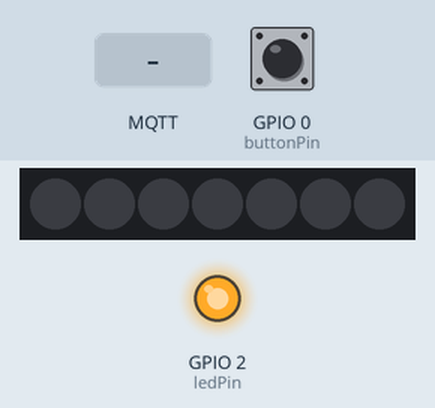
Simulated run of this sketch. Board: ESP8266 (NodeMCU). Parts: 7 RGB LEDs in strip order, left to right, output pins drawn as LEDs (lit = HIGH). Inputs (shaded band) come from the test bench; at power-on: GPIO 0 (buttonPin) HIGH. Dim RGB values are drawn brighter than linear; WiFi joins after 1.5 s; servers stay silent unless stated; random numbers use the default seed unless the sketch sets one; no MQTT or app messages arrive unless stated; what the sketch prints to the serial monitor is not drawn.

Above: at 2.7 s.
2.8 s: GPIO 0 (buttonPin) pulled LOW for 3.2 s
At 3.6 s:
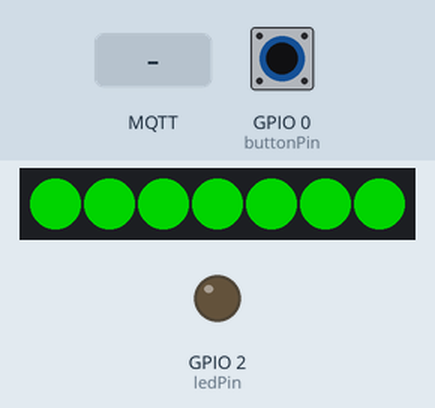
7.5 s: MQTT message "doorbell" arrives on the first subscribed topic
At 8.9 s:
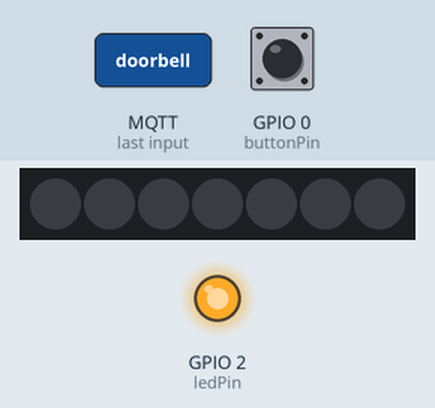
10.5 s: GPIO 0 (buttonPin) pulled LOW for 0.15 s
At 11.9 s:
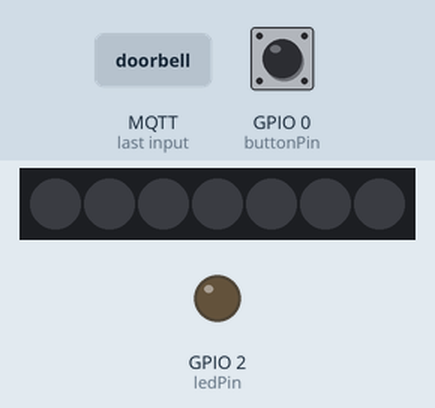
14.5 s: MQTT message "0" arrives on the first subscribed topic
At 15.4 s:
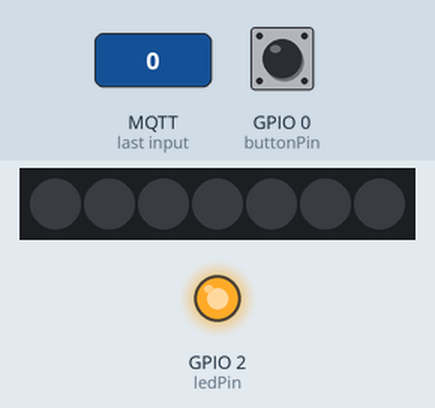
Timing chart, 0 to 17.0 s (numbered marks = the images above; inputs shaded):
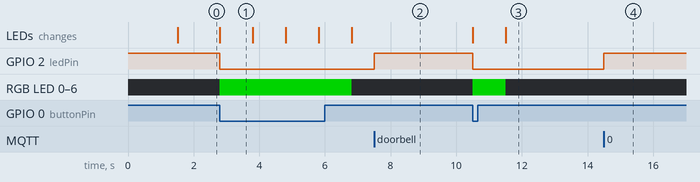

Measured:
- after the input at 2.8 s, GPIO 2 (ledPin): HIGH → LOW at once; RGB LED 0–6: off → RGB(0, 128, 0) at once, → off 4.0 s later; the LEDs: change at once (image 1)
- after the input at 7.5 s, GPIO 2 (ledPin): LOW → HIGH at once
- after the input at 10.5 s, GPIO 2 (ledPin): HIGH → LOW at once; RGB LED 0–6: off → RGB(0, 128, 0) at once, → off 1.0 s later; the LEDs: first change at once (image 3 shows a later state)
- after the input at 14.5 s, GPIO 2 (ledPin): LOW → HIGH at once
- what the display in image 1 shows lasts 1.0 s, from 2.8 s to 3.8 s

The sketch:

doorbell_with_led.ino
```cpp
#include <ESP8266WiFi.h>
#include <PubSubClient.h>
#include <FastLED.h>
#include <Adafruit_GFX.h>
#include "Adafruit_LEDBackpack.h"
#include <string.h>


const char* ssid = "PLACEHOLDER";
const char* password = "PLACEHOLDER";
const char* mqtt_server = "PLACEHOLDER";

const char* mqtt_username = "PLACEHOLDER";
const char* mqtt_password = "PLACEHOLDER";

WiFiClient espClient;
PubSubClient client(espClient);
unsigned long lastMsg = 0;
#define MSG_BUFFER_SIZE	(50)
char msg[MSG_BUFFER_SIZE];
int value = 0;

const int buttonPin = 0;  // Button Shield ist D3 = 0
const int ledPin = 2;    // LED pin

const int LED = 4;
const int NUM_LEDS = 7;

int previousMillis = 0;
int buzzpreviousMillis = 0;

int blinkCount = 0;
int blinkAmount = 0;
int ledState = 0;

int buttonPushCounter = 0;
int buttonState = 0;
int lastButtonState = 1; // variable for reading the pushbutton status

CRGB leds[NUM_LEDS];

void setup_wifi() {

  delay(10);
  // We start by connecting to a WiFi network
  Serial.println();
  Serial.print("Connecting to ");
  Serial.println(ssid);

  WiFi.mode(WIFI_STA);
  WiFi.begin(ssid, password);

  while (WiFi.status() != WL_CONNECTED) {
    delay(500);
    Serial.print(".");
  }

  randomSeed(micros());

  Serial.println("");
  Serial.println("WiFi connected");
  Serial.println("IP address: ");
  Serial.println(WiFi.localIP());
}

void callback(char* topic, byte* payload, unsigned int length) {
  Serial.print("Message arrived [");
  Serial.print(topic);
  Serial.print("] ");
  for (int i = 0; i < length; i++) {
    Serial.print((char)payload[i]);
  }
  Serial.println();
  if (strcmp(topic, "doorbell") == 0) { // if doorbell
    if ((char)payload[0] == 't') { // if true

    }
  }

  if ((char)payload[0] == '1') {
    // 2 or BUILTIN_LED
    digitalWrite(ledPin, LOW);   // Turn the LED on (Note that LOW is the voltage level
    // but actually the LED is on; this is because
    // it is active low on the ESP-01)
  } else {
    digitalWrite(ledPin, HIGH);  // Turn the LED off by making the voltage HIGH
  }
}

void reconnect() {
  // Loop until we're reconnected
  while (!client.connected()) {
    Serial.print("Attempting MQTT connection...");
    // Create a random client ID
    String clientId = "ESP8266Client-";
    clientId += String(random(0xffff), HEX);
    // Attempt to connect
    if (client.connect(clientId.c_str(), "PLACEHOLDER", "PLACEHOLDER")) {
      Serial.println("connected");
      // Once connected, publish an announcement...
      client.publish("outTopic", "hello world");
      // ... and resubscribe
      client.subscribe("inTopic");
      client.subscribe("doorbell");
    } else {
      Serial.print("failed, rc=");
      Serial.print(client.state());
      Serial.println(" try again in 5 seconds");
      // Wait 5 seconds before retrying
      delay(5000);
    }
  }
}

void setup() {
  pinMode(ledPin, OUTPUT);
  pinMode(buttonPin, INPUT);
  digitalWrite(ledPin, HIGH);
  FastLED.addLeds<NEOPIXEL, LED>(leds, NUM_LEDS);
  Serial.begin(115200);
  Serial.println("setup");
  setup_wifi();
  client.setServer(mqtt_server, 1883);
  client.setCallback(callback);
  fill_solid(leds, NUM_LEDS, CRGB::Black);
  FastLED.show();
  ledState = 0;
}

void loop() {
  if (!client.connected()) {
    reconnect();
  }
  client.loop();

  buttonState = digitalRead(buttonPin);

  if(buttonState != lastButtonState) {
    if (buttonState == HIGH) {
      digitalWrite(ledPin, HIGH);
      client.publish("doorbell", "false");
    //  Serial.println("Doorbell rang.");

    } else {
      digitalWrite(ledPin, LOW);
      client.publish("doorbell", "true");
      Serial.println("Doorbell rang(not).");

      Serial.print("Bell rung");
      blinkCount = 0;
      blinkAmount = 1;
      ledState = 1;
      fill_solid(leds, NUM_LEDS, CRGB::Green);
      FastLED.show();
      delay(1000);
      ledState = 0;
      fill_solid(leds, NUM_LEDS, CRGB::Black);
      FastLED.show();
    }
  }

}
```
